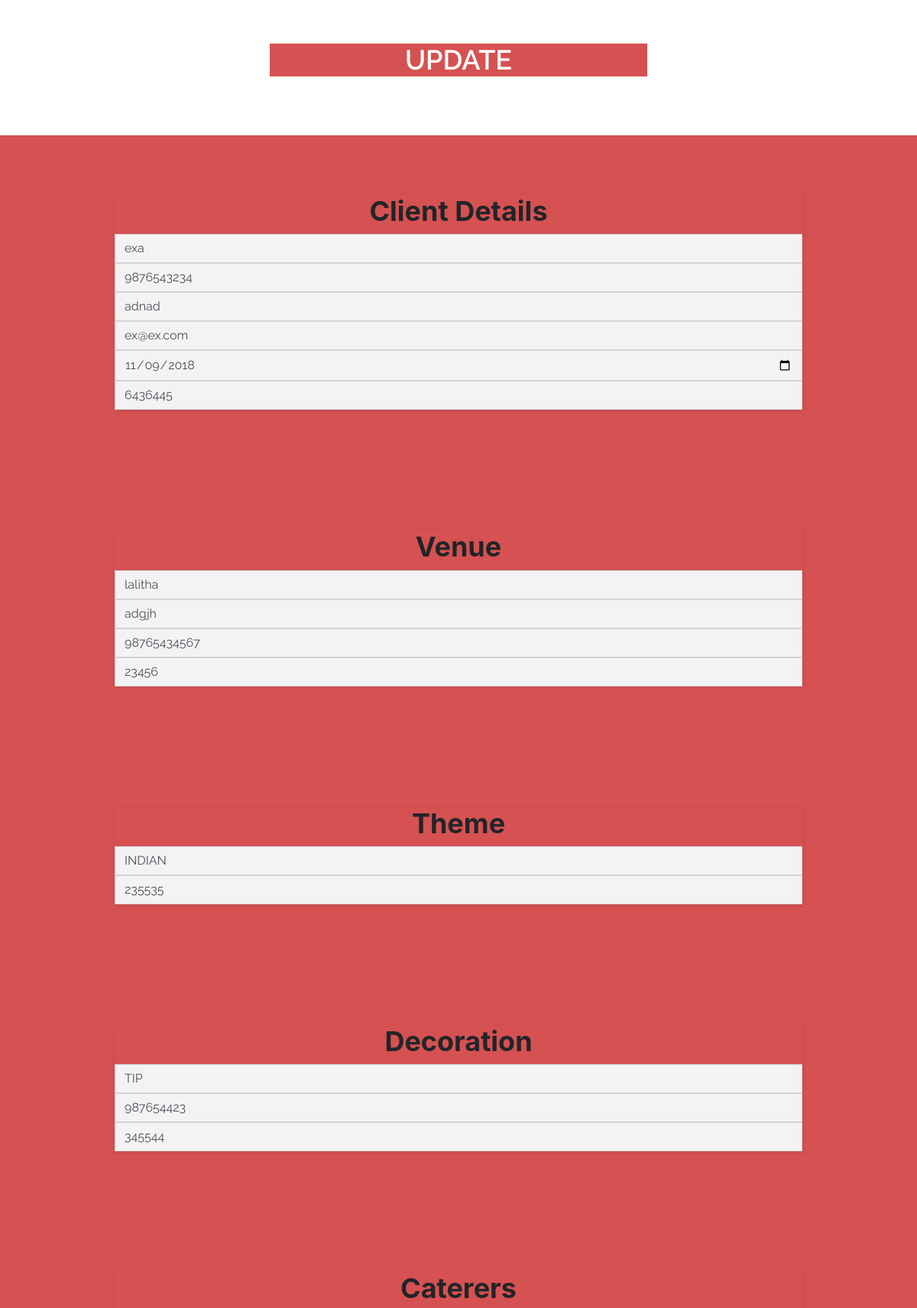
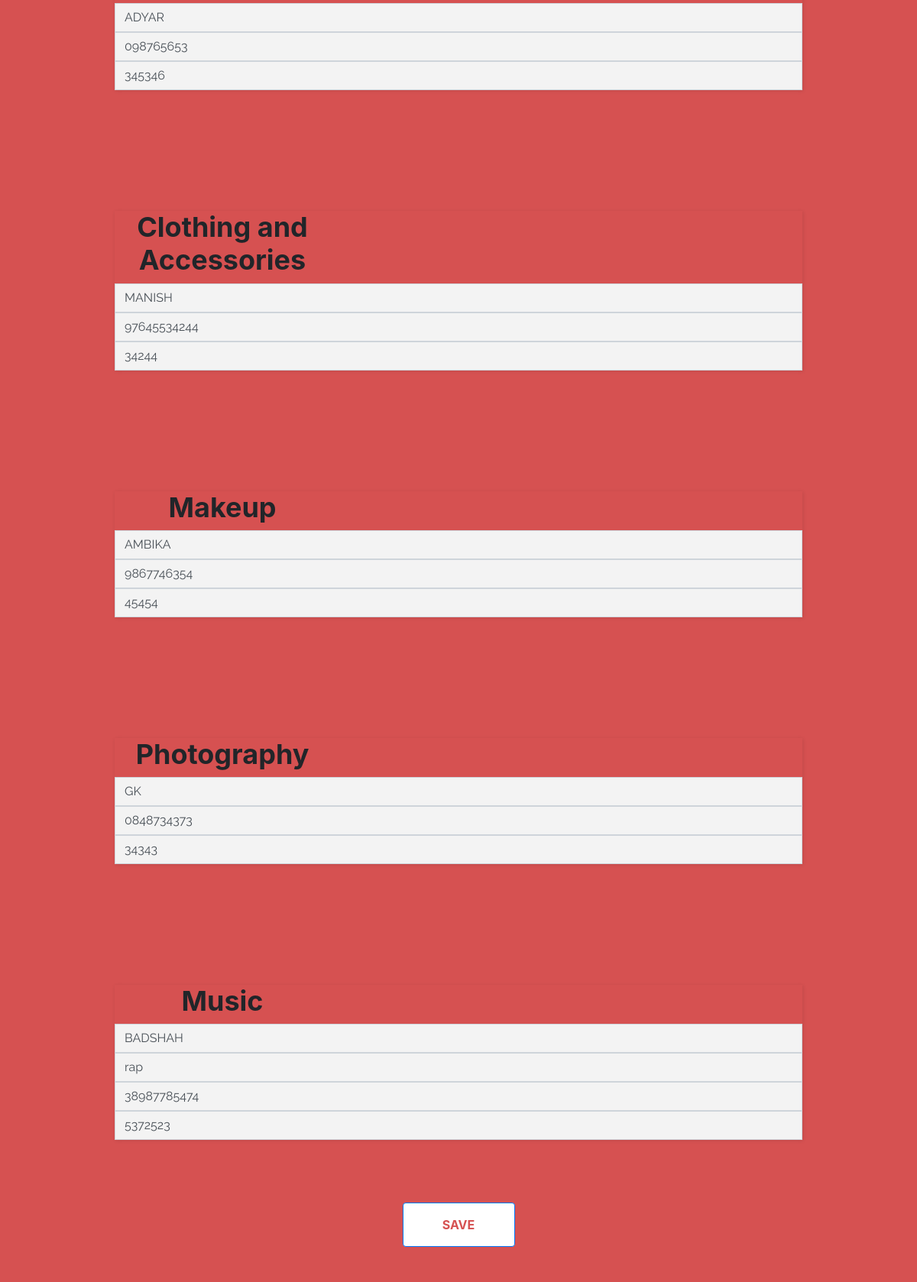
The app's page /admin/update.php?link=6 with its own data (2 pictures, top to bottom).
### tables this page shows
CREATE TABLE `clients` (
  `cid` int(11) NOT NULL,
  `name` varchar(60) NOT NULL,
  `email` varchar(60) NOT NULL,
  `phno` varchar(50) NOT NULL,
  `address` varchar(150) NOT NULL,
  `date` date NOT NULL,
  `total` int(200) DEFAULT NULL
);

CREATE TABLE `venue` (
  `cid` int(11) NOT NULL,
  `vid` int(11) NOT NULL,
  `name` varchar(50) NOT NULL,
  `address` varchar(150) NOT NULL,
  `ph` varchar(30) NOT NULL,
  `cost` int(100) NOT NULL
);

CREATE TABLE `theme` (
  `cid` int(11) NOT NULL,
  `tid` int(11) NOT NULL,
  `type` varchar(50) NOT NULL,
  `cost` int(100) NOT NULL
);

CREATE TABLE `decoration` (
  `cid` int(11) NOT NULL,
  `did` int(11) NOT NULL,
  `decorator` varchar(60) NOT NULL,
  `ph` varchar(50) NOT NULL,
  `cost` int(100) NOT NULL
);

CREATE TABLE `caterers` (
  `cid` int(11) NOT NULL,
  `cat_id` int(11) NOT NULL,
  `name` varchar(50) NOT NULL,
  `ph` varchar(50) NOT NULL,
  `cost` int(100) NOT NULL
);

CREATE TABLE `clothing` (
  `cid` int(11) NOT NULL,
  `caa_id` int(11) NOT NULL,
  `name` varchar(60) NOT NULL,
  `ph` varchar(50) NOT NULL,
  `cost` int(100) NOT NULL
);

CREATE TABLE `makeup` (
  `cid` int(11) NOT NULL,
  `mid` int(11) NOT NULL,
  `name` varchar(60) NOT NULL,
  `ph` varchar(50) NOT NULL,
  `cost` int(100) NOT NULL
);

CREATE TABLE `photography` (
  `cid` int(11) NOT NULL,
  `pid` int(11) NOT NULL,
  `name` varchar(60) NOT NULL,
  `ph` varchar(30) NOT NULL,
  `cost` int(100) NOT NULL
);

CREATE TABLE `music` (
  `cid` int(11) NOT NULL,
  `muid` int(11) NOT NULL,
  `name` varchar(60) NOT NULL,
  `ph` varchar(50) NOT NULL,
  `cost` int(100) NOT NULL,
  `type` varchar(50) NOT NULL
);

### admin/update.php (the view, shortened to what this page needs)
<?php
                $conn=mysqli_connect("localhost","root","","wedding");
				$cid=$_GET['link'];
	$sql="SELECT * from clients where cid='$cid'";
    $sqlr=mysqli_query($conn,$sql);
    $row=mysqli_fetch_assoc($sqlr);
$clienttotal=$row['total'];	$clientemail=$row['email']; $clientph=$row['phno']; $clientadd=$row['address']; $date=$row['date']; $clientn=$row['name'];
				$sql1="SELECT * from caterers where cid='$cid'";
    $sqlr1=mysqli_query($conn,$sql1);
    $row1=mysqli_fetch_assoc($sqlr1);
		$ctname=$row1['name']; $ctph=$row1['ph']; $ctc=$row1['cost'];
		$sql2="SELECT * from clothing where cid='$cid'";
    $sqlr2=mysqli_query($conn,$sql2);
    $row2=mysqli_fetch_assoc($sqlr2);
		$clcost=$row2['cost']; $clname=$row2['name']; $clph=$row2['ph'];
		$sql3="SELECT * from decoration where cid='$cid'";
    $sqlr3=mysqli_query($conn,$sql3);
    $row3=mysqli_fetch_assoc($sqlr3);
		$dcost=$row3['cost']; $dname=$row3['decorator']; $dph=$row3['ph'];
		$sql4="SELECT * from makeup where cid='$cid'";
    $sqlr4=mysqli_query($conn,$sql4);
    $row4=mysqli_fetch_assoc($sqlr4);
		$mcost=$row4['cost']; $mname=$row4['name']; $mph=$row4['ph'];
		$sql5="SELECT * from music where cid='$cid'";
    $sqlr5=mysqli_query($conn,$sql5);
    $row5=mysqli_fetch_assoc($sqlr5);
		$mucost=$row5['cost']; $muname=$row5['name']; $muph=$row5['ph']; $mutype=$row5['type'];
		$sql6="SELECT * from photography where cid='$cid'";
    $sqlr6=mysqli_query($conn,$sql6);
    $row6=mysqli_fetch_assoc($sqlr6);
		$pcost=$row6['cost']; $pname=$row6['name']; $pph=$row6['ph'];
		$sql7="SELECT * from theme where cid='$cid'";
    $sqlr7=mysqli_query($conn,$sql7);
    $row7=mysqli_fetch_assoc($sqlr7);
		$tcost=$row7['cost']; $tname=$row7['type'];
		$sql9="SELECT * from venue where cid='$cid'";
    $sqlr9=mysqli_query($conn,$sql9);
    $row9=mysqli_fetch_assoc($sqlr9);
		$vcost=$row9['cost']; $vname=$row9['name']; $vaddress=$row9['address']; $vph=$row9['ph'];
		?>
<!DOCTYPE html>
<html>
<head>
    <link rel="stylesheet" href="assets/bootstrap/css/bootstrap.min.css">
    <link rel="stylesheet" href="assets/css/ensign-form.css">
    <link rel="stylesheet" href="assets/css/ensign-form1.css">
    <link rel="stylesheet" href="https://cdnjs.cloudflare.com/ajax/libs/animate.css/3.5.2/animate.min.css">
    <link rel="stylesheet" href="https://cdnjs.cloudflare.com/ajax/libs/aos/2.1.1/aos.css">
    <link rel="stylesheet" href="assets/css/Navigation-Clean.css">
    <link rel="stylesheet" href="assets/css/Navigation-with-Button.css">
    <link rel="stylesheet" href="assets/css/PHP-Contact-Form-dark.css">
    <link rel="stylesheet" href="assets/css/PHP-Contact-Form-dark1.css">
    <link rel="stylesheet" href="assets/css/Registration-Form-with-Photo.css">
    <link rel="stylesheet" href="assets/css/select2.css">
    <link rel="stylesheet" href="assets/css/styles.css">
</head>
<body style="background-color:#fce8e8;">
    <div id="contact" style="background-color:#ffffff;padding:17px;">
        <div class="container d-block d-flex flex-column align-items-center">
            <div class="intro">
                <h2 style="background-color:#d65151;width:494px;">UPDATE</h2>
            </div>
        </div>
    </div>
	<form method="post" action="up.php?link=<?PHP echo $cid; ?>">
    <div class="register-photo" style="padding-top:78px;background-color:#d65151;">
        <div class="form-container">
                <h2 class="text-center"><strong>Client Details</strong></h2><input class="form-control" type="text" name="clname" placeholder="name" value=<?PHP echo $clientn; ?> ><input class="form-control" type="text" name="clph" placeholder="phone number" value=<?PHP echo $clientph; ?> ><input class="form-control" type="text" name="cladd"
                    placeholder="address" value=<?PHP echo $clientadd; ?> ><input class="form-control" type="text" name="clemail" placeholder="e-mail id" value=<?PHP echo $clientemail; ?>>
					<input class="form-control" type="date" name="cldate" placeholder="DATE" value=<?PHP echo $date; ?> >
					<input class="form-control" type="text" name="cltotal" placeholder="TOTAL" value=<?PHP echo $clienttotal; ?> >
        </div>
    </div>
    <div class="register-photo" style="padding-top:78px;background-color:#d65151;">
        <div class="form-container">
                <h2 class="text-center"><strong>Venue</strong></h2><input class="form-control" type="text" name="vname" placeholder="venue name" value=<?PHP echo $vname; ?> ><input class="form-control" type="text" name="vadd" placeholder="venue location" value=<?PHP echo $vaddress; ?> ><input class="form-control" type="text"
                    name="vph" placeholder="phone number" value=<?PHP echo $vph; ?> ><input class="form-control" type="text" name="vcost" placeholder="cost" value=<?PHP echo $vcost; ?> >
        </div>
    </div>
    <div class="register-photo" style="padding-top:78px;background-color:#d65151;">
        <div class="form-container">
                <h2 class="text-center"><strong>Theme</strong></h2><input class="form-control" type="text" name="tname" placeholder="theme name" value=<?PHP echo $tname; ?> ><input class="form-control" type="text" name="tcost" value=<?PHP echo $tcost; ?> placeholder="cost" >
        </div>
    </div>
    <div class="register-photo" style="padding-top:78px;background-color:#d65151;">
        <div class="form-container">
                <h2 class="text-center"><strong>Decoration</strong></h2><input class="form-control" type="text" name="dname" placeholder="decoration theme" value=<?PHP echo $dname; ?> ><input class="form-control" type="text" name="dph" placeholder="phone number" value=<?PHP echo $dph; ?> ><input class="form-control"
                    type="text" name="dcost" placeholder="cost" value=<?PHP echo $dcost; ?>  >
        </div>
    </div>
    <div class="register-photo" style="padding-top:78px;background-color:#d65151;">
        <div class="form-container">
                <h2 class="text-center"><strong>Caterers</strong></h2><input class="form-control" type="text" name="ctname" placeholder="catering name" value=<?PHP echo $ctname; ?>  ><input class="form-control" type="text" name="ctph" placeholder="phone number" value=<?PHP echo $ctph; ?>  ><input class="form-control" type="text"
                    name="ctcost" placeholder="cost" value=<?PHP echo $ctc; ?>  >
        </div>
    </div>
    <div class="register-photo" style="padding-top:78px;background-color:#d65151;">
        <div class="form-container">
                <h2 class="text-center" style="width:282px;"><strong>Clothing and Accessories</strong></h2><input class="form-control" type="text" name="caname" placeholder="designer name" value=<?PHP echo $clname; ?>  ><input class="form-control" type="text" name="caph" placeholder="phone number" value=<?PHP echo $clph; ?>  ><input class="form-control"
                    type="text" name="cacost" placeholder="cost" value=<?PHP echo $clcost; ?>  >
        </div>
    </div>
    <div class="register-photo" style="padding-top:78px;background-color:#d65151;">
        <div class="form-container">
                <h2 class="text-center" style="width:282px;"><strong>Makeup</strong></h2><input class="form-control" type="text" name="mname" placeholder="makeup artist" value=<?PHP echo $mname; ?>  ><input class="form-control" type="text" name="mph" placeholder="phone number" value=<?PHP echo $mph; ?>  ><input class="form-control" type="text"
                    name="mcost" placeholder="cost" value=<?PHP echo $mcost; ?>  >
        </div>
    </div>
    <div class="register-photo" style="padding-top:78px;background-color:#d65151;">
        <div class="form-container">
                <h2 class="text-center" style="width:282px;"><strong>Photography</strong></h2><input class="form-control" type="text" name="pname" placeholder="studio name" value=<?PHP echo $pname; ?>  ><input class="form-control" type="text" name="pph" placeholder="phone number" value=<?PHP echo $pph; ?>  ><input class="form-control" type="text"
                    name="pcost" placeholder="cost" value=<?PHP echo $pcost; ?>  >
        </div>
    </div>
    <div class="register-photo" style="padding-top:78px;background-color:#d65151;">
        <div class="form-container">
                <h2 class="text-center" style="width:282px;"><strong>Music</strong></h2><input class="form-control" type="text" name="muname" placeholder="artist name" value=<?PHP echo $muname; ?>  ><input class="form-control" type="text" name="mutype" placeholder="genre" value=<?PHP echo $mutype; ?>  ><input class="form-control" type="text" name="muph"
                    placeholder="phone number" value=<?PHP echo $muph; ?>  ><input class="form-control" type="text" name="mucost" placeholder="cost" value=<?PHP echo $mucost; ?>  >
        </div>
		<button class="btn btn-primary" type="submit" data-aos="slide-up" data-aos-duration="900" style="background-color:white; color:#d65151; padding:16px;width:147px;margin:24px;"><b>SAVE</b></button>
    </div>
	</form>
</body>
</html>

### admin/assets/css/ensign-form.css (style rules this page uses)
input[type="text"], input[type="email"], input[type="tel"], textarea { border-radius:0 !important; }

### admin/assets/css/ensign-form1.css (style rules this page uses)
input[type="text"], input[type="email"], input[type="tel"], textarea { border-radius:0 !important; }

### admin/assets/css/Navigation-Clean.css (style rules this page uses)
div { text-align:center; }

### admin/assets/css/PHP-Contact-Form-dark.css (style rules this page uses)
#contact h2 { font-family:'Raleway'; font-size:36px; font-weight:600; text-align:center; margin-top:40px; margin-bottom:20px; text-transform:uppercase; color:#fff; }
.form-control { border-radius:0px; background-color:#f3f3f3; font-family:'Raleway'; }
div#contact { background-color:#313131; }
#contact .intro { max-width:500px; margin:0 auto 40px; }
h2 { font-size:36px; }

### admin/assets/css/PHP-Contact-Form-dark1.css (style rules this page uses)
#contact h2 { font-family:'Raleway'; font-size:36px; font-weight:600; text-align:center; margin-top:40px; margin-bottom:20px; text-transform:uppercase; color:#fff; }
.form-control { border-radius:0px; background-color:#f3f3f3; font-family:'Raleway'; }
div#contact { background-color:#313131; }
#contact .intro { max-width:500px; margin:0 auto 40px; }

### admin/assets/css/Registration-Form-with-Photo.css (style rules this page uses)
.register-photo { background:#f1f7fc; padding:80px 0; }
.register-photo .form-container { display:table; max-width:900px; width:90%; margin:0 auto; box-shadow:1px 1px 5px rgba(0,0,0,0.1); }

### admin/assets/css/styles.css (style rules this page uses)
div { text-align:center; }

### records on screen
clients: clname "exa", clph "9876543234", cladd "adnad", clemail "ex@ex.com", cldate "11/09/2018", cltotal "6436445"
venue: vname "lalitha", vadd "adgjh", vph "98765434567", vcost "23456"
theme: tname "INDIAN", tcost "235535"
decoration: dname "TIP", dph "987654423", dcost "345544"
caterers: ctname "ADYAR", ctph "098765653", ctcost "345346"
clothing: caname "MANISH", caph "97645534244", cacost "34244"
makeup: mname "AMBIKA", mph "9867746354", mcost "45454"
photography: pname "GK", pph "0848734373", pcost "34343"
music: muname "BADSHAH", mutype "rap", muph "38987785474", mucost "5372523"
